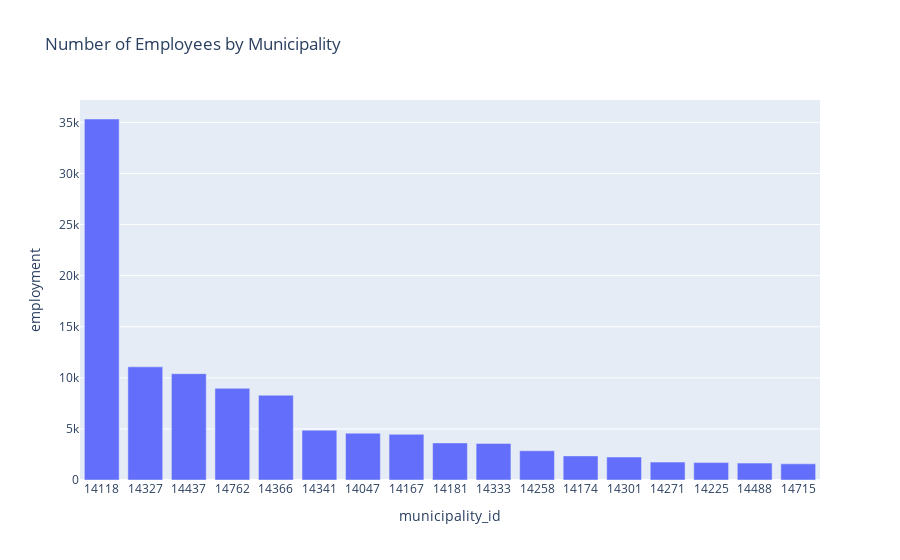

Write notebook code for a chart like this one.
### Markdown cell above
### Create a bar plot indicating the number of employees in each municipality

### Code cell
fig = px.bar(
    df_employment,
    x="municipality_id",
    y="employment",
    title="Number of Employees by Municipality",
).update_xaxes(categoryorder="total descending")
fig.show()

### Figure 1 — Plotly figure (JSON) as saved in the notebook; plotly's stock layout.template omitted (floating-point values rounded to 4 significant figures)
{"data": [{"alignmentgroup": "True", "hovertemplate": "municipality_id=%{x}<br>employment=%{y}<extra></extra>", "legendgroup": "", "marker": {"color": "#636efa", "pattern": {"shape": ""}}, "name": "", "offsetgroup": "", "orientation": "v", "showlegend": false, "textposition": "auto", "type": "bar", "x": ["14047", "14118", "14167", "14174", "14181", "14225", "14258", "14271", "14301", "14327", "14333", "14341", "14366", "14437", "14488", "14715", "14762"], "xaxis": "x", "y": [4582, 35334, 4473, 2359, 3630, 1705, 2860, 1753, 2248, 11077, 3581, 4876, 8298, 10407, 1653, 1581, 8969], "yaxis": "y"}], "layout": {"barmode": "relative", "legend": {"tracegroupgap": 0}, "title": {"text": "Number of Employees by Municipality"}, "xaxis": {"anchor": "y", "categoryorder": "total descending", "domain": [0, 1], "title": {"text": "municipality_id"}}, "yaxis": {"anchor": "x", "domain": [0, 1], "title": {"text": "employment"}}}}
